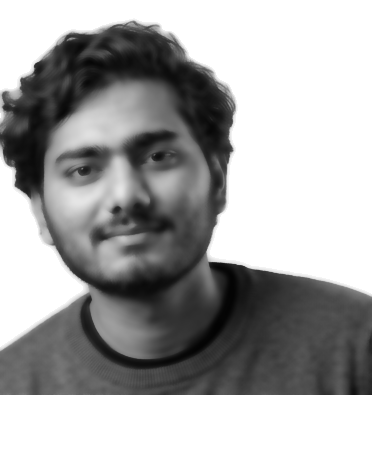
#> input picture assets/portrait.png, 372 x 454 px
$ python make_ascii_svg.py
#> lines starting #> are read from the running program, lines starting #| are printed output that depends on the picture
### scripts/theme.py
"""Shared palette + type metrics for every generated SVG.

Keeping these in one place is what makes the three panels read as one
terminal window instead of three unrelated images.
"""

BG        = "#0d1117"   # GitHub dark canvas
PANEL     = "#0f141b"   # panel fill, a hair lighter than the canvas
BORDER    = "#30363d"
TEXT      = "#c9d1d9"
MUTED     = "#8b949e"
ACCENT    = "#39d353"   # prompt green
BLUE      = "#58a6ff"
AMBER     = "#e3b341"
MAGENTA   = "#bc8cff"
RED       = "#ff7b72"

# macOS-style window dots
DOT_RED, DOT_AMBER, DOT_GREEN = "#ff5f56", "#ffbd2e", "#27c93f"

# GitHub's contribution greens, plus one brighter step for peak days
HEAT = ["#161b22", "#0e4429", "#006d32", "#26a641", "#39d353", "#69f0a0"]

MONO = "ui-monospace,'SF Mono',SFMono-Regular,'JetBrains Mono','Fira Code',Consolas,'Liberation Mono',Menlo,monospace"


def window_chrome(w, h, title, r=10):
    """Title bar + rounded border shared by all three panels."""
    return f"""
  <rect x="0.5" y="0.5" width="{w - 1}" height="{h - 1}" rx="{r}"
        fill="{PANEL}" stroke="{BORDER}"/>
  <path d="M0.5 {r + 0.5} a{r} {r} 0 0 1 {r} -{r} h{w - 1 - 2 * r}
           a{r} {r} 0 0 1 {r} {r} v{30 - r - 0.5} h-{w - 1} z"
        fill="#161b22" stroke="{BORDER}"/>
  <circle cx="16" cy="15" r="5" fill="{DOT_RED}"/>
  <circle cx="33" cy="15" r="5" fill="{DOT_AMBER}"/>
  <circle cx="50" cy="15" r="5" fill="{DOT_GREEN}"/>
  <text x="{w / 2}" y="19" font-family="{MONO}" font-size="11" fill="{MUTED}"
        text-anchor="middle">{title}</text>
"""

### scripts/make_ascii_svg.py
#!/usr/bin/env python3
"""Render the portrait as ASCII art inside an animated SVG.

Each row of characters sits in its own horizontal clip whose width animates
from 0 to full, so the portrait types itself in line by line like a terminal
drawing it. Rows start on a stagger; the whole reveal finishes in under three
seconds and then freezes.

Source precedence:
  1. assets/portrait.txt  - a pre-rendered character grid (what ships here)
  2. assets/portrait.png  - a prepped photo from scripts/prep_photo.py
  3. a built-in DJ monogram placeholder, so the README is never broken
"""
from pathlib import Path

import numpy as np
from PIL import Image, ImageDraw, ImageFilter, ImageFont

from theme import ACCENT, BLUE, MAGENTA, MONO, MUTED, window_chrome

ROOT = Path(__file__).resolve().parents[1]
SRC_TXT = ROOT / "assets" / "portrait.txt"
SRC_IMG = ROOT / "assets" / "portrait.png"
OUT = ROOT / "divesh-ascii.svg"

W, H = 370, 560
PAD_X, TOP = 12, 42                 # drawing box sits below the 30px title bar
BOX_W, BOX_H = W - 2 * PAD_X, H - TOP - 16
COLS = 64
MONO_ASPECT = 0.55                  # advance width / line height for a mono glyph
CELL_W = BOX_W / COLS

# Bright -> dark. A space for paper-white, '@' for the deepest shadow.
RAMP = " .`:-=+*cs#%@"

ROW_DUR = 0.34                      # how long one row takes to wipe in
ROW_STEP = 0.042                    # stagger between consecutive rows

FONT_CANDIDATES = [
    "/usr/share/fonts/truetype/dejavu/DejaVuSans-Bold.ttf",
    "/usr/share/fonts/truetype/liberation/LiberationSans-Bold.ttf",
    "/System/Library/Fonts/Helvetica.ttc",
    "C:/Windows/Fonts/arialbd.ttf",
]


def _font(px):
    for path in FONT_CANDIDATES:
        if Path(path).exists():
            try:
                return ImageFont.truetype(path, px)
            except OSError:
                pass
    return ImageFont.load_default(size=px)


def fallback_rows(rows):
    """Chunky DJ monogram - at this resolution fine detail turns to mush."""
    s = 10
    w, h = COLS * s, rows * s
    img = Image.new("L", (w, h), 255)
    d = ImageDraw.Draw(img)
    d.rounded_rectangle([s * 2, s * 2, w - s * 2, h - s * 2],
                        radius=s * 4, outline=0, width=int(s * 1.4))
    d.text((w / 2, h * 0.40), "DJ", fill=0, anchor="mm", font=_font(int(h * 0.42)))
    d.text((w / 2, h * 0.65), "< / >", fill=60, anchor="mm", font=_font(int(h * 0.13)))
    d.text((w / 2, h * 0.80), "run scripts/prep_photo.py", fill=130, anchor="mm",
           font=_font(int(h * 0.05)))
    return to_rows(img.filter(ImageFilter.GaussianBlur(s * 0.25)), rows)


def to_rows(img, rows):
    """Downsample to the character grid, then quantise onto the density ramp.

    The mapping is deliberately linear. Any histogram trick - equalisation,
    a percentile stretch, a rank transform - pushes the brightest skin off the
    top of the ramp and the face renders as a hole. The photo's own tonal
    spread already fits the ramp, so the only preprocessing is an unsharp mask
    to keep eyes, nostrils and the jawline from averaging away at 64 columns.
    """
    img = img.convert("L")
    img = Image.blend(img, img.filter(ImageFilter.UnsharpMask(2, 110, 3)), 0.85)
    img = img.resize((COLS, rows), Image.LANCZOS)

    ink = (255.0 - np.asarray(img, dtype=np.float32)) / 255.0   # 0 paper, 1 ink
    top = len(RAMP) - 1
    return [
        "".join(RAMP[int(ink[y, x] * top + 0.5)] for x in range(COLS)).rstrip()
        for y in range(rows)
    ]


def load_rows():
    if SRC_TXT.exists():
        rows = SRC_TXT.read_text().split("\n")
        while rows and not rows[-1].strip():
            rows.pop()
        return rows, "portrait"
    if SRC_IMG.exists():
        img = Image.open(SRC_IMG)
        rows = int(round(COLS * MONO_ASPECT / (img.width / img.height)))
        return to_rows(img, max(20, min(rows, 60))), "portrait"
    return fallback_rows(50), "placeholder"


def esc(s):
    return (s.replace("&", "&amp;").replace("<", "&lt;")
             .replace(">", "&gt;").replace('"', "&quot;"))


def main():
    rows, source = load_rows()
#> in load_rows, img is the input picture: PIL image 372x454 L; min 3, max 255, mean 166.1
#> in to_rows, `img = img.resize((COLS, rows), Image.LANCZOS)`:
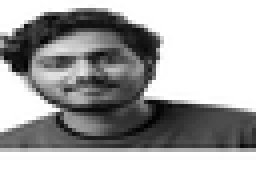
#> img: PIL image 64x43 L (shown 4 times larger); min 1, max 255, mean 165
#> in to_rows, `ink = (255.0 - np.asarray(img, dtype=np.float32)) / 255.0`:
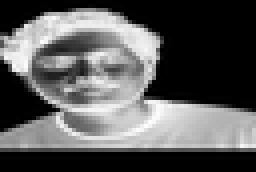
#> ink: shape (43, 64) float32 (shown 4 times larger); min 0, max 0.996, mean 0.353
#> rows = 43 items, first 6: '', '', '                 `:++**+==-`', '          `*ccsccs#########c+=`', '        .+s%%@%ss##scs#####%%sc:', '      `=c###%####s#%%%%%%%#%#scc:.'; source = 'portrait'
    cell_h = BOX_H / len(rows)
#> cell_h = 11.67

    clips, texts = [], []
    for i, line in enumerate(rows):
        if not line.strip():
            continue
        y = TOP + i * cell_h
        begin = round(0.25 + i * ROW_STEP, 3)
        clips.append(
            f'<clipPath id="w{i}"><rect x="{PAD_X}" y="{y:.2f}" width="0" height="{cell_h:.2f}">'
            f'<animate attributeName="width" values="0;{BOX_W}" begin="{begin}s" '
            f'dur="{ROW_DUR}s" fill="freeze" calcMode="spline" keySplines="0.2 0.7 0.3 1" '
            f'keyTimes="0;1"/></rect></clipPath>'
        )
        texts.append(
            f'<text clip-path="url(#w{i})" x="{PAD_X}" y="{y + cell_h * 0.78:.2f}" '
            f'textLength="{len(line) * CELL_W:.2f}" lengthAdjust="spacing" '
            f'xml:space="preserve">{esc(line)}</text>'
        )
#> this loop made 43 passes
#> (line, y, begin) on passes 3, 4, 5, 6, 7, 8, 9, 13, 14, 16, 17, 18: ('                 `:++**+==-`', 65.35, 0.334), ('          `*ccsccs#########c+=`', 77.02, 0.376), ('        .+s%%@%ss##scs#####%%sc:', 88.7, 0.418), ('      `=c###%####s#%%%%%%%#%#scc:.', 100.4, 0.46), ('     `%#sss#%#%%%%%%%%%%%%%%%%%%#s+=.', 112, 0.502), ('   :*s#sss#s##%%%%#sssssss##%%%%%%%#*`', 123.7, 0.544), ('``.+%##ss#s#%#%#sc*=====++**cs%%#%%%%s+:', 135.4, 0.586), ('c#ss#%%%s+-:```.`````:-=*ccsss*+c#%%@%#-', 182.1, 0.754), ('s%%%%%%%c=::``:::--:-*c#%%###s*++c#%%%#+', 193.8, 0.796), ('.+c%%%@s-+*++*csss*:`-c#s*c#sccc**=c#*#`', 217.1, 0.88), ('  -@%%@c-==c**ssc+-:`:=cc+++===+++==s#c.', 228.8, 0.922), ('  :#%%%*:::---==-`::``-+c*-:::=+++==s%*', 240.5, 0.964)
#> (y, begin) on passes 10, 11, 12, 15, 25, 26: (147.1, 0.628), (158.7, 0.67), (170.4, 0.712), (205.4, 0.838), (322.2, 1.26), (333.9, 1.3)
#> after the loop, clips = 36 items; texts = 36 items

    total = round(0.25 + len(rows) * ROW_STEP + ROW_DUR, 2)
#> total = 2.4
    caret_y = min(TOP + len(rows) * cell_h + 14, H - 10)
#> caret_y = 550

    svg = f'''<svg xmlns="http://www.w3.org/2000/svg" width="{W}" height="{H}" viewBox="0 0 {W} {H}"
     font-family="{MONO}" role="img" aria-label="ASCII portrait of Divesh Jadhav">
  <defs>
    <linearGradient id="ink" x1="0" y1="0" x2="0.35" y2="1">
      <stop offset="0%" stop-color="{ACCENT}"/>
      <stop offset="55%" stop-color="{BLUE}"/>
      <stop offset="100%" stop-color="{MAGENTA}"/>
    </linearGradient>
{chr(10).join(clips)}
  </defs>
  <style>
    text {{ font-family: {MONO}; font-size: {CELL_W / 0.6:.2f}px; fill: url(#ink); }}
    .caret {{ fill: {ACCENT}; font-size: 13px; animation: blink 1.1s steps(1) infinite; }}
    .cmd {{ font-size: 13px; fill: {MUTED}; }}
    @keyframes blink {{ 0%, 49% {{ opacity: 1 }} 50%, 100% {{ opacity: 0 }} }}
    @media (prefers-reduced-motion: reduce) {{ .caret {{ animation: none }} }}
  </style>
{window_chrome(W, H, "portrait.sh — ascii")}
  <text class="cmd" x="{PAD_X}" y="38"><tspan fill="{ACCENT}">$</tspan> ./render --{source} --cols {COLS}</text>
{chr(10).join(texts)}
  <text class="caret" x="{PAD_X}" y="{caret_y:.2f}">▍</text>
</svg>
'''
    OUT.write_text(svg)
    print(f"wrote {OUT} ({len(svg)} bytes) - {COLS}x{len(rows)} from {source}, "
          f"animation {total}s")
#| wrote divesh-ascii.svg (16130 bytes) - 64x43 from portrait, animation 2.4s


if __name__ == "__main__":
    main()
